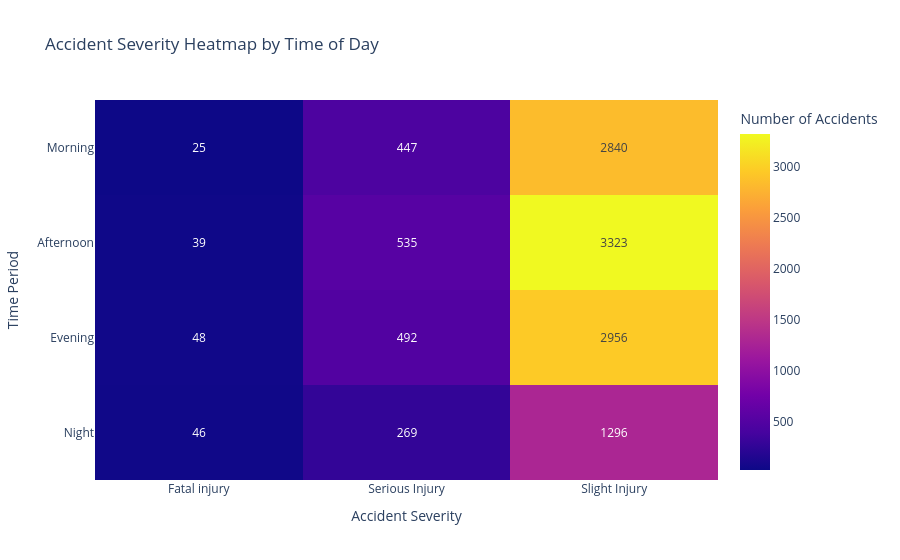

This figure's notebook cell:
### Code cell
fig = px.imshow(
    time_severity,
    text_auto=True,
    aspect="auto",
    title="Accident Severity Heatmap by Time of Day",
    labels={
        "x": "Accident Severity",
        "y": "Time Period",
        "color": "Number of Accidents"
    }
)

fig.show()

### Figure 1 — Plotly figure (JSON) as saved in the notebook; plotly's stock layout.template omitted (floating-point values rounded to 4 significant figures)
{"data": [{"coloraxis": "coloraxis", "hovertemplate": "Accident Severity: %{x}<br>Time Period: %{y}<br>Number of Accidents: %{z}<extra></extra>", "name": "0", "texttemplate": "%{z}", "type": "heatmap", "x": ["Fatal injury", "Serious Injury", "Slight Injury"], "xaxis": "x", "y": ["Morning", "Afternoon", "Evening", "Night"], "yaxis": "y", "z": [[25, 447, 2840], [39, 535, 3323], [48, 492, 2956], [46, 269, 1296]]}], "layout": {"coloraxis": {"colorbar": {"title": {"text": "Number of Accidents"}}, "colorscale": [[0, "#0d0887"], [0.1111, "#46039f"], [0.2222, "#7201a8"], [0.3333, "#9c179e"], [0.4444, "#bd3786"], [0.5556, "#d8576b"], [0.6667, "#ed7953"], [0.7778, "#fb9f3a"], [0.8889, "#fdca26"], [1, "#f0f921"]]}, "title": {"text": "Accident Severity Heatmap by Time of Day"}, "xaxis": {"anchor": "y", "domain": [0, 1], "title": {"text": "Accident Severity"}}, "yaxis": {"anchor": "x", "autorange": "reversed", "domain": [0, 1], "title": {"text": "Time Period"}}}}
